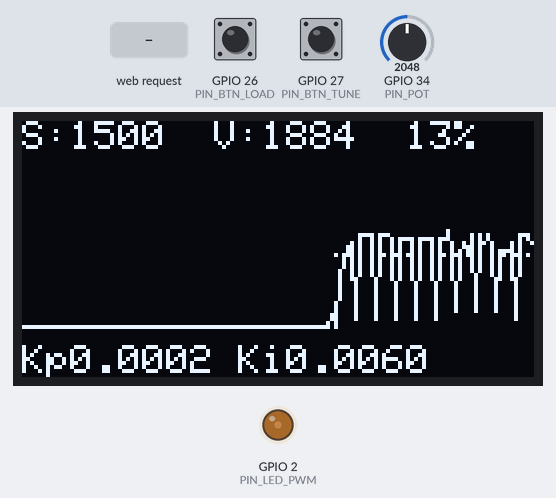
The program below on a simulated ESP32. Shown: 128×64 one-colour display, output pins drawn as LEDs (lit = HIGH). The inputs (shaded band) are chosen by the test bench; at power-on: GPIO 27 (PIN_BTN_TUNE) HIGH, GPIO 34 (PIN_POT) = 2048, GPIO 26 (PIN_BTN_LOAD) HIGH. WiFi joins after 1.5 s; servers stay silent unless stated; what the program prints to the serial monitor is not drawn.

Above: at 2.76 s.
2.8 s: GPIO 27 (PIN_BTN_TUNE) pulled LOW for 0.15 s
At 3.01 s:
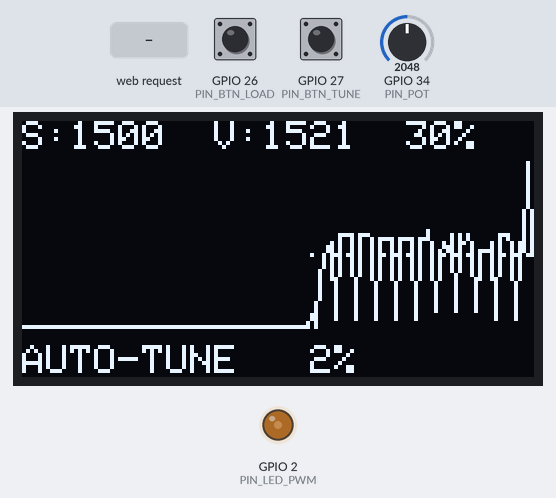
3.5 s: GPIO 34 (PIN_POT) set to 491
At 4.14 s:
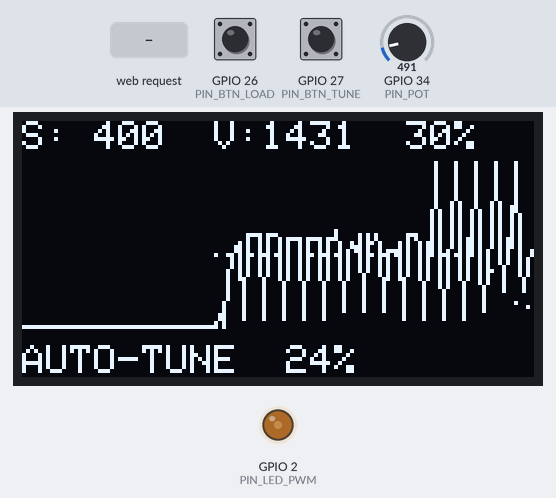
6.5 s: GPIO 26 (PIN_BTN_LOAD) pulled LOW for 0.15 s
At 6.66 s:
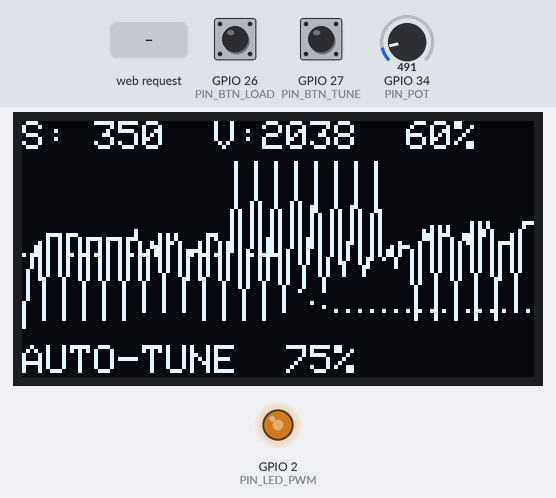
7.2 s: GPIO 26 (PIN_BTN_LOAD) pulled LOW for 1 s
At 8.04 s:
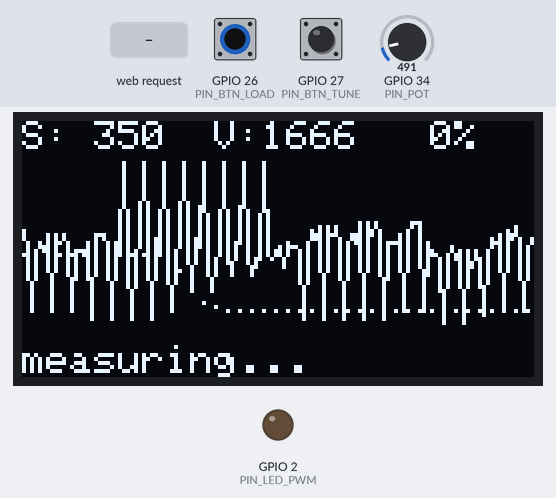
8.8 s: HTTP request GET /api/cmd?c=tune received
At 8.92 s:
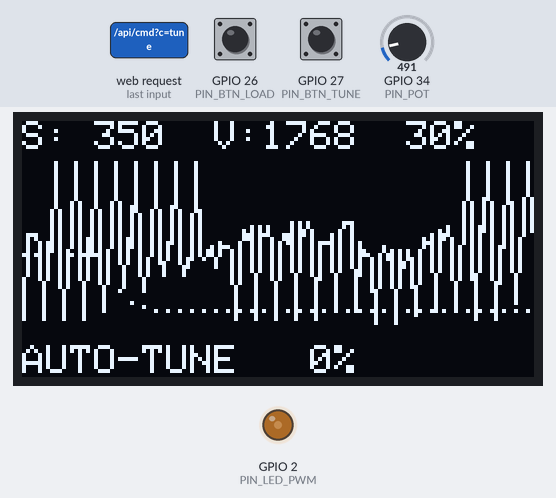
11.8 s: GPIO 26 (PIN_BTN_LOAD) pulled LOW for 0.15 s
At 14.45 s:
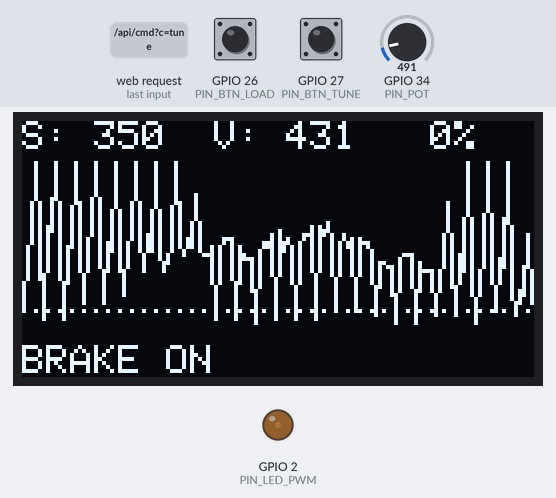
Timing chart, 0 to 15.5 s (numbered marks = the images above; inputs shaded):
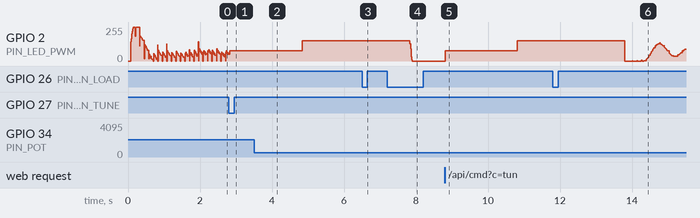

The program:

main.cpp
```cpp
/*
 * ============================================================================
 *  PID motor speed controller — ESP32 + FreeRTOS (simulated on Wokwi)
 * ============================================================================
 *  The potentiometer sets the setpoint (0 to 3000 rpm). The PID controller
 *  computes the PWM to send to the motor to hold that speed, even when the
 *  shaft is braked (red button). The blue button starts AUTO-TUNING:
 *  the board identifies the motor on its own, then computes the best gains.
 *
 *  FreeRTOS tasks (core 1 = real-time, core 0 = user interface):
 *    taskMotor    1 kHz  prio 5  "simulated hardware": DC motor + encoder
 *    taskControl  100 Hz prio 4  encoder reading → PID → PWM, auto-tuning, metrics
 *    taskInput    20 Hz  prio 2  potentiometer, buttons, serial commands
 *    taskDisplay  10 Hz  prio 1  OLED display: setpoint / speed plot
 *
 *  Web dashboard served by the ESP32: http://localhost:8182 (Wokwi port forwarding).
 *
 *  The PID (pid.c), motor model (motor_model.c) and auto-tuning (tuning.c)
 *  code is portable C, tested on a PC (test/test_pid.c).
 * ============================================================================
 */
#include <Arduino.h>
#include <WiFi.h>
#include <WebServer.h>
#include <Wire.h>
#include <Adafruit_GFX.h>
#include <Adafruit_SSD1306.h>
#include "esp_arduino_version.h"
#include "pid.h"
#include "motor_model.h"
#include "tuning.h"
#include "web_page.h"

#define PIN_POT       34
#define PIN_BTN_LOAD  26
#define PIN_BTN_TUNE  27
#define PIN_LED_PWM   2
#define SP_MAX        3000.0f
#define TS            0.01f          // controller period: 10 ms
#define LOAD_TORQUE   0.08f          // brake torque (N·m)

Adafruit_SSD1306 oled(128, 64, &Wire, -1);

// --- Shared state (protected by a critical section) -------------------------
portMUX_TYPE mux = portMUX_INITIALIZER_UNLOCKED;
motor_t motor;                 // the "motor" (accessed only by taskMotor + critical sections)
volatile float g_duty = 0;     // applied PWM (0..1)
volatile float g_load = 0;     // requested load torque
volatile float g_setpoint = 1500;
volatile float g_rpm = 0;

enum Mode { MODE_PID, MODE_TUNE };
volatile Mode g_mode = MODE_PID;
volatile int  g_tuneProgress = 0;          // 0..100 %
volatile bool g_tuneRequest = false;
volatile bool g_csv = false;               // CSV logging ("csv on" command)

pid_ctrl_t pid;
SemaphoreHandle_t pidMutex;                // gains can be changed over the serial link

// Metrics of the last step response
struct Metrics { float overshoot, tSettle; bool valid, running; };
volatile Metrics g_metrics = {0, 0, false, false};

// History for the plot (128 points, one every 50 ms ≈ 6.4 s)
#define HIST 128
float histSp[HIST], histY[HIST];
volatile int histHead = 0;

// History for the web page (20 points/s, with sequence number)
struct Sample { uint32_t seq, t; float sp, y, u; };
#define WEB_HIST 256
Sample webHist[WEB_HIST];
volatile uint32_t webSeq = 0;
volatile float g_spWeb = -1;               // setpoint set from the web page (-1 = potentiometer)
fopdt_t g_model = {0, 0, 0};               // last identified model
WebServer server(80);

// ---------------------------------------------------------------------------
//  Hardware PWM (LED whose brightness follows the duty cycle)
// ---------------------------------------------------------------------------
static void pwmInit() {
#if ESP_ARDUINO_VERSION_MAJOR >= 3
  ledcAttach(PIN_LED_PWM, 20000, 10);
#else
  ledcSetup(0, 20000, 10);
  ledcAttachPin(PIN_LED_PWM, 0);
#endif
}
static void pwmWrite(float duty) {
  uint32_t v = (uint32_t)(duty * 1023.0f);
#if ESP_ARDUINO_VERSION_MAJOR >= 3
  ledcWrite(PIN_LED_PWM, v);
#else
  ledcWrite(0, v);
#endif
}

// ---------------------------------------------------------------------------
//  Simulated hardware: motor + encoder, integrated at 1 kHz
// ---------------------------------------------------------------------------
void taskMotor(void *) {
  TickType_t last = xTaskGetTickCount();
  for (;;) {
    vTaskDelayUntil(&last, 1);                      // 1 tick = 1 ms
    portENTER_CRITICAL(&mux);
    motor.load = g_load;
    motor_step(&motor, g_duty, 0.001f);
    portEXIT_CRITICAL(&mux);
  }
}

static int32_t readEncoder() {
  portENTER_CRITICAL(&mux);
  int32_t c = motor_encoder(&motor);
  portEXIT_CRITICAL(&mux);
  return c;
}

// ---------------------------------------------------------------------------
//  100 Hz control loop + auto-tuning + performance measurement
// ---------------------------------------------------------------------------
void taskControl(void *) {
  TickType_t last = xTaskGetTickCount();
  int32_t lastCount = readEncoder();
  float y = 0, u = 0, spRef = g_setpoint;
  bool forceStep = false;
  // metrics
  float stepFrom = 0, stepTo = 0, peak = 0, inBandSince = -1; uint32_t stepTick = 0;
  // auto-tuning
  static float tuneBuf[300];
  int tunePhase = 0, tuneK = 0;
  uint32_t logDiv = 0;

  for (;;) {
    vTaskDelayUntil(&last, pdMS_TO_TICKS(10));
    int32_t c = readEncoder();
    y = (float)(c - lastCount) / MOTOR_CPR / TS * 60.0f;     // speed in rpm
    lastCount = c;
    g_rpm = y;
    float sp = g_setpoint;

    if (g_tuneRequest) { g_tuneRequest = false; g_mode = MODE_TUNE; tunePhase = 0; tuneK = 0; }

    if (g_mode == MODE_TUNE) {
      // Phase 0: fixed 30% PWM for 2 s (steady state)
      // Phase 1: step to 60% for 3 s, recording the speed
      if (tunePhase == 0) {
        u = 0.3f;
        if (++tuneK >= 200) { tunePhase = 1; tuneK = 0; tuneBuf[0] = y; }
        g_tuneProgress = tuneK * 40 / 200;
      } else {
        u = 0.6f;
        tuneBuf[++tuneK] = y;
        g_tuneProgress = 40 + tuneK * 60 / 299;
        if (tuneK >= 299) {
          fopdt_t m;
          if (tune_identify(tuneBuf, 300, TS, 0.3f, &m)) {
            float kp, ki;
            tune_simc(&m, 0.1f, &kp, &ki);
            g_model = m;
            xSemaphoreTake(pidMutex, portMAX_DELAY);
            pid.kp = kp; pid.ki = ki; pid.kd = 0;
            pid_reset(&pid);
            pid.integ = u;                                  // bumpless transfer
            xSemaphoreGive(pidMutex);
            Serial.printf("# AUTO-TUNE: model K=%.0f rpm, tau=%.3f s, dead time=%.3f s\n", m.K, m.tau, m.theta);
            Serial.printf("# AUTO-TUNE: new gains Kp=%.6f Ki=%.6f (SIMC method)\n", kp, ki);
          } else {
            Serial.println("# AUTO-TUNE: identification failed, gains unchanged");
          }
          g_mode = MODE_PID;
          forceStep = true;                                // measure the performance of the new gains
        }
      }
    } else {
      xSemaphoreTake(pidMutex, portMAX_DELAY);
      u = pid_update(&pid, sp, y);
      xSemaphoreGive(pidMutex);
    }
    g_duty = u;
    pwmWrite(u);

    // --- Automatic performance measurement on every setpoint change
    //     (step of at least 200 rpm; if the knob is still being turned, follow it)
    if (g_mode == MODE_PID) {
      if (forceStep || fabsf(sp - spRef) >= 200) {
        stepFrom = y; stepTo = sp; spRef = sp; peak = y; inBandSince = -1;
        stepTick = xTaskGetTickCount(); forceStep = false;
        g_metrics.running = true; g_metrics.valid = false;
      } else if (g_metrics.running && sp != stepTo) {
        stepTo = sp; spRef = sp; peak = y; inBandSince = -1; stepTick = xTaskGetTickCount();
      }
    }
    float t = (xTaskGetTickCount() - stepTick) * portTICK_PERIOD_MS / 1000.0f;
    if (g_metrics.running) {
      float span = fabsf(stepTo - stepFrom);
      bool up = stepTo > stepFrom;
      if (up ? y > peak : y < peak) peak = y;
      bool inBand = fabsf(y - stepTo) <= fmaxf(0.05f * span, 20.0f);
      if (inBand) { if (inBandSince < 0) inBandSince = t; }
      else inBandSince = -1;
      if (inBandSince >= 0 && t - inBandSince >= 0.5f) {            // stable for 0.5 s
        g_metrics.overshoot = span > 0 ? fmaxf(0, (up ? peak - stepTo : stepTo - peak) / span * 100) : 0;
        g_metrics.tSettle = inBandSince;
        g_metrics.valid = true; g_metrics.running = false;
        Serial.printf("# PERFORMANCE: overshoot %.1f%%, settling to 5%% in %.2f s\n",
                      g_metrics.overshoot, g_metrics.tSettle);
      } else if (t > 10) { g_metrics.running = false; }              // never settled
    }

    // --- History (every 50 ms) and CSV log (every 100 ms)
    if (++logDiv % 5 == 0) {
      int h = histHead;
      histSp[h] = sp; histY[h] = y;
      histHead = (h + 1) % HIST;
      uint32_t q = webSeq;
      webHist[q % WEB_HIST] = { q + 1, (uint32_t)millis(), sp, y, u };
      webSeq = q + 1;
    }
    if (g_csv && logDiv % 10 == 0)                                  // CSV for plotting
      Serial.printf("%lu,%.0f,%.0f,%.3f\n", (unsigned long)millis(), sp, y, u);
    else if (!g_csv && logDiv % 100 == 0)                           // summary every second
      Serial.printf("setpoint %4.0f rpm | speed %4.0f rpm | PWM %3.0f%%\n", sp, y, u * 100);
  }
}

// ---------------------------------------------------------------------------
//  Inputs: potentiometer, buttons, serial commands
// ---------------------------------------------------------------------------
static void handleCommand(String line) {
  line.trim();
  float v = line.substring(line.indexOf(' ') + 1).toFloat();
  xSemaphoreTake(pidMutex, portMAX_DELAY);
  if (line.startsWith("kp ")) pid.kp = v;
  else if (line.startsWith("ki ")) pid.ki = v;
  else if (line.startsWith("kd ")) pid.kd = v;
  else if (line == "aw on") pid.antiwindup = 1;
  else if (line == "aw off") pid.antiwindup = 0;
  else if (line == "reset") { pid.kp = 0.0002f; pid.ki = 0.006f; pid.kd = 0; pid_reset(&pid); }
  xSemaphoreGive(pidMutex);
  if (line == "tune") g_tuneRequest = true;
  if (line == "csv on") { g_csv = true; Serial.println("t_ms,setpoint_rpm,speed_rpm,pwm"); }
  if (line == "csv off") g_csv = false;
  Serial.printf("# gains: Kp=%.6f Ki=%.6f Kd=%.6f anti-windup=%s\n", pid.kp, pid.ki, pid.kd,
                pid.antiwindup ? "on" : "off");
}

void taskInput(void *) {
  float potFilt = analogRead(PIN_POT);
  bool lastLoad = HIGH, lastTune = HIGH;
  String line;
  for (;;) {
    potFilt += 0.3f * (analogRead(PIN_POT) - potFilt);
    float sp = roundf(potFilt / 4095.0f * SP_MAX / 50.0f) * 50.0f;   // 50 rpm steps
    g_setpoint = g_spWeb >= 0 ? g_spWeb : sp;

    bool l = digitalRead(PIN_BTN_LOAD), tb = digitalRead(PIN_BTN_TUNE);
    if (l == LOW && lastLoad == HIGH) {
      g_load = g_load > 0 ? 0 : LOAD_TORQUE;
      Serial.printf("# BRAKE %s (%.2f N.m)\n", g_load > 0 ? "applied" : "released", (float)g_load);
    }
    if (tb == LOW && lastTune == HIGH && g_mode == MODE_PID) {
      g_tuneRequest = true;
      Serial.println("# AUTO-TUNE started: identifying the motor (5 s)");
    }
    lastLoad = l; lastTune = tb;

    while (Serial.available()) {
      char ch = Serial.read();
      if (ch == '\n' || ch == '\r') { if (line.length()) handleCommand(line); line = ""; }
      else if (line.length() < 32) line += ch;
    }
    vTaskDelay(pdMS_TO_TICKS(50));
  }
}

// ---------------------------------------------------------------------------
//  OLED display: setpoint plot (dotted) and speed (solid line)
// ---------------------------------------------------------------------------
void taskDisplay(void *) {
  const int gTop = 10, gH = 42;
  auto yPix = [&](float rpm) { int p = gTop + gH - 1 - (int)(rpm / 3300.0f * (gH - 1)); return constrain(p, gTop, gTop + gH - 1); };
  for (;;) {
    oled.clearDisplay();
    oled.setTextColor(SSD1306_WHITE);
    oled.setTextSize(1);
    oled.setCursor(0, 0);
    oled.printf("S:%4.0f  V:%4.0f %3.0f%%", (float)g_setpoint, (float)g_rpm, g_duty * 100);

    int head = histHead;
    int prevY = -1;
    for (int x = 0; x < HIST; x++) {
      int i = (head + x) % HIST;
      if (x % 3 == 0) oled.drawPixel(x, yPix(histSp[i]), SSD1306_WHITE);  // dotted setpoint
      int py = yPix(histY[i]);
      if (prevY >= 0) oled.drawLine(x - 1, prevY, x, py, SSD1306_WHITE);
      prevY = py;
    }

    oled.setCursor(0, 56);
    if (g_mode == MODE_TUNE) oled.printf("AUTO-TUNE %3d%%", (int)g_tuneProgress);
    else if (g_load > 0) oled.print("BRAKE ON");
    else if (g_metrics.valid) oled.printf("OS:%4.1f%% t5%%:%4.2fs", (float)g_metrics.overshoot, (float)g_metrics.tSettle);
    else if (g_metrics.running) oled.print("measuring...");
    else oled.printf("Kp%.4f Ki%.4f", pid.kp, pid.ki);
    oled.display();
    vTaskDelay(pdMS_TO_TICKS(100));
  }
}

// ---------------------------------------------------------------------------
//  Web dashboard
// ---------------------------------------------------------------------------
static void webState() {
  static char buf[12288];
  uint32_t since = server.arg("since").toInt(), seq = webSeq;
  uint32_t first = seq > WEB_HIST ? seq - WEB_HIST : 0;
  if (since > first) first = since < seq ? since : seq;
  Metrics m; memcpy(&m, (const void *)&g_metrics, sizeof m);
  int n = snprintf(buf, sizeof buf,
    "{\"sp\":%.0f,\"y\":%.0f,\"u\":%.3f,\"mode\":\"%s\",\"progress\":%d,\"brake\":%d,\"aw\":%d,\"kp\":%.6f,\"ki\":%.6f,"
    "\"spWeb\":%.0f,\"metrics\":{\"valid\":%d,\"running\":%d,\"os\":%.2f,\"ts\":%.3f},"
    "\"model\":{\"K\":%.1f,\"tau\":%.4f,\"theta\":%.4f},\"samples\":[",
    (float)g_setpoint, (float)g_rpm, (float)g_duty, g_mode == MODE_TUNE ? "tune" : "pid", (int)g_tuneProgress,
    g_load > 0, pid.antiwindup, pid.kp, pid.ki, (float)g_spWeb, m.valid, m.running, m.overshoot, m.tSettle,
    g_model.K, g_model.tau, g_model.theta);
  for (uint32_t q = first; q < seq && n < (int)sizeof buf - 100; q++) {
    const Sample &p = webHist[q % WEB_HIST];
    n += snprintf(buf + n, sizeof buf - n, "%s{\"seq\":%lu,\"t\":%lu,\"sp\":%.0f,\"y\":%.0f,\"u\":%.1f}", q == first ? "" : ",",
                  (unsigned long)p.seq, (unsigned long)p.t, p.sp, p.y, p.u * 100);
  }
  snprintf(buf + n, sizeof buf - n, "]}");
  server.send(200, "application/json", buf);
}

static void webCmd() {
  String c = server.arg("c"), v = server.arg("v");
  if (c == "sp") g_spWeb = constrain(v.toFloat(), -1.0f, SP_MAX);
  else if (c == "tune") { if (g_mode == MODE_PID) { g_tuneRequest = true; Serial.println("# AUTO-TUNE started (web page)"); } }
  else if (c == "brake") { g_load = g_load > 0 ? 0 : LOAD_TORQUE; Serial.printf("# BRAKE %s (web page)\n", g_load > 0 ? "applied" : "released"); }
  else if (c == "aw") handleCommand(pid.antiwindup ? "aw off" : "aw on");
  else if (c == "reset") handleCommand("reset");
  else if (c == "kp" || c == "ki") handleCommand(c + " " + v);
  server.send(200, "text/plain", "ok");
}

void setup() {
  Serial.begin(115200);
  pinMode(PIN_BTN_LOAD, INPUT_PULLUP);
  pinMode(PIN_BTN_TUNE, INPUT_PULLUP);
  pwmInit();
  Wire.begin(21, 22);
  if (!oled.begin(SSD1306_SWITCHCAPVCC, 0x3C)) Serial.println("# ERROR: OLED display not found");

  motor_init(&motor);
  pid_init(&pid, 0.0002f, 0.006f, 0.0f, TS);        // deliberately poor manual tuning
  pidMutex = xSemaphoreCreateMutex();
  for (int i = 0; i < HIST; i++) { histSp[i] = 0; histY[i] = 0; }

  Serial.println("# PID motor controller ready. Potentiometer = setpoint, red = brake, blue = auto-tune");
  Serial.println("# Commands: kp <v>, ki <v>, kd <v>, aw on|off, tune, reset, csv on|off");

  xTaskCreatePinnedToCore(taskMotor,   "motor",   2048, NULL, 5, NULL, 1);
  xTaskCreatePinnedToCore(taskControl, "control", 4096, NULL, 4, NULL, 1);
  xTaskCreatePinnedToCore(taskInput,   "input",   4096, NULL, 2, NULL, 0);
  xTaskCreatePinnedToCore(taskDisplay, "display", 4096, NULL, 1, NULL, 0);

  WiFi.begin("Wokwi-GUEST", "", 6);
  for (int k = 0; k < 40 && WiFi.status() != WL_CONNECTED; k++) delay(250);
  server.on("/", []() { server.send(200, "text/html; charset=utf-8", WEB_PAGE); });
  server.on("/api/state", webState);
  server.on("/api/cmd", webCmd);
  server.begin();
  Serial.printf("# Web dashboard: http://localhost:8182 (Wi-Fi %s)\n", WiFi.status() == WL_CONNECTED ? "OK" : "not connected");
}

void loop() {
  server.handleClient();
  delay(2);
}
```

motor_model.c
```cpp
#include "motor_model.h"
#include <math.h>

void motor_init(motor_t *m) {
  m->R = 1.0f;          /* Ω   */
  m->L = 0.02f;         /* H   (motor + driver) */
  m->Ke = 0.035f;       /* V/(rad/s) */
  m->Kt = 0.035f;       /* N·m/A */
  m->J = 0.0004f;       /* kg·m² (rotor + flywheel) */
  m->b = 1e-5f;         /* viscous friction */
  m->friction = 0.002f; /* Coulomb friction (N·m) */
  m->vbus = 12.0f;      /* supply voltage (V) */
  m->i = m->w = m->theta = 0.0f;
  m->load = 0.0f;
}

void motor_step(motor_t *m, float duty, float dt) {
  if (duty < 0) duty = 0;
  if (duty > 1) duty = 1;
  float v = duty * m->vbus;
  m->i += (v - m->R * m->i - m->Ke * m->w) / m->L * dt;
  if (m->i < 0) m->i = 0;                       /* unidirectional H-bridge */
  float torque = m->Kt * m->i - m->b * m->w;
  float resist = m->load + m->friction;
  if (m->w > 0.0f || torque > resist) torque -= resist;
  else torque = 0.0f;                           /* motor held still by friction */
  m->w += torque / m->J * dt;
  if (m->w < 0) m->w = 0;
  m->theta += m->w * dt;
}

int32_t motor_encoder(const motor_t *m) {
  return (int32_t)(m->theta * MOTOR_CPR / (2.0f * (float)M_PI));
}

float motor_rpm(const motor_t *m) { return m->w * 60.0f / (2.0f * (float)M_PI); }
```

motor_model.h
```cpp
/*
 * Physical model of a DC motor (digital twin).
 * Acts as "simulated hardware": the controller only sees the PWM it outputs
 * and the encoder pulses it receives, exactly as on real hardware.
 *
 *   Electrical : L di/dt = V - R i - Ke w
 *   Mechanical : J dw/dt = Kt i - b w - friction - load
 *   Encoder    : 1024 pulses/rev, x4 decoding = 4096 counts/rev
 */
#pragma once
#include <stdint.h>
#ifdef __cplusplus
extern "C" {
#endif

#define MOTOR_CPR 4096          /* encoder counts per revolution */

typedef struct {
  float R, L, Ke, Kt, J, b, friction, vbus;   /* parameters */
  float i, w, theta;                           /* state: current, speed (rad/s), angle (rad) */
  float load;                                  /* external load torque (N·m) */
} motor_t;

void    motor_init(motor_t *m);
void    motor_step(motor_t *m, float duty, float dt);   /* duty 0..1 */
int32_t motor_encoder(const motor_t *m);                 /* encoder count */
float   motor_rpm(const motor_t *m);                     /* true speed (for tests) */

#ifdef __cplusplus
}
#endif
```

Source omitted: pid.c (1187 bytes), pid.h (948 bytes), tuning.c (1103 bytes), tuning.h (821 bytes), web_page.h (9324 bytes)

Measured:
- after the input at 8.8 s, the display: changes after 0.06 s (image 5)
